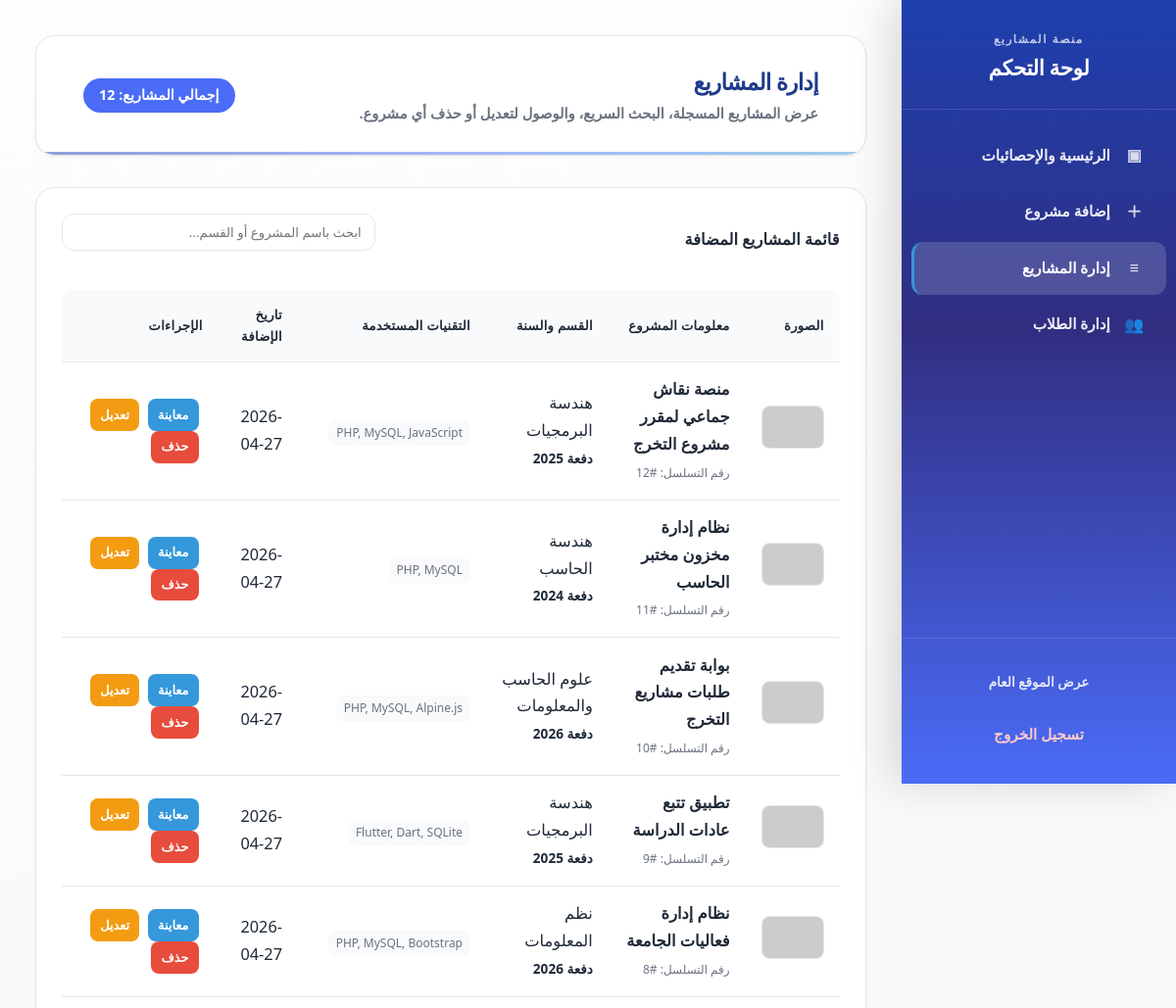
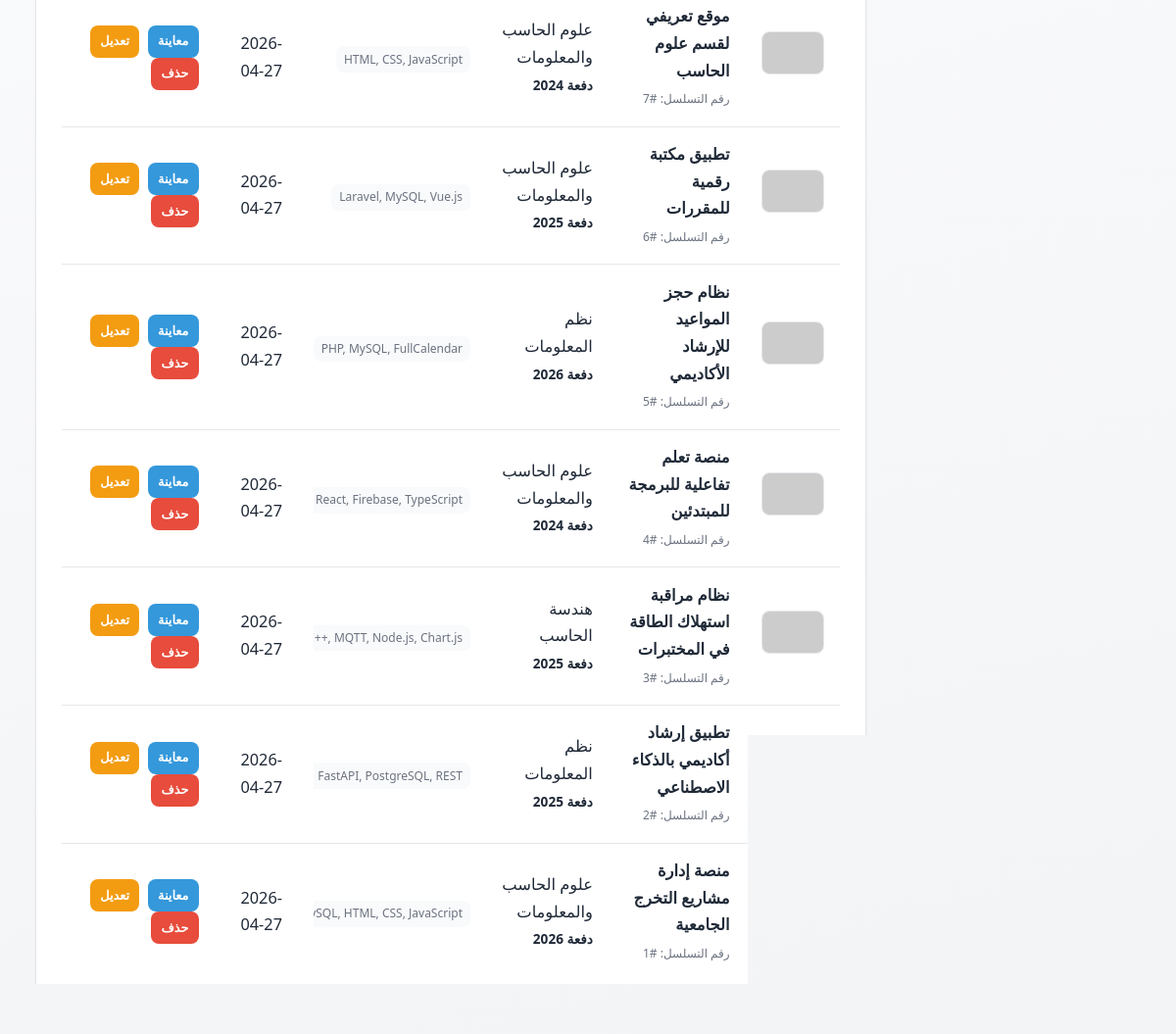
Page /manage_projects.php (signed in) on the committed database (2 pictures, top to bottom).
### tables this page shows
CREATE TABLE `projects` (
  `id` int(11) NOT NULL,
  `title` varchar(255) NOT NULL,
  `description` text NOT NULL,
  `department` varchar(100) NOT NULL,
  `grad_year` int(11) NOT NULL,
  `tech_stack` varchar(255) NOT NULL,
  `owner_linkedin` varchar(512) DEFAULT NULL,
  `project_poster` varchar(255) DEFAULT NULL,
  `project_poster_pdf` varchar(255) DEFAULT NULL,
  `image_url` varchar(255) DEFAULT 'default.jpg',
  `pdf_file` varchar(255) DEFAULT NULL,
  `created_at` timestamp NOT NULL DEFAULT current_timestamp()
);

### db_connect.php (called while the page is built, shortened)
<?php
function style_css_href(): string
{
    $path = __DIR__ . '/style.css';
    $v = is_readable($path) ? (string) filemtime($path) : '1';
    $cache = 'style.css?v=' . rawurlencode($v);
    return $cache;
}
function project_image_src(?string $image_url, string $fallback = 'https://via.placeholder.com/400x200?text=No+image'): string
{
    $u = trim((string) $image_url);
    if (preg_match('#^https?://#i', $u)) {
        return $u;
    }
    return 'uploads/' . $u;
}

### manage_projects.php (the view, shortened to what this page needs)
<?php
include 'db_connect.php';
$total_projects = $conn->query("SELECT COUNT(*) as count FROM projects")->fetch_assoc()['count'];
?>
<!DOCTYPE html>
<html lang="ar" dir="rtl">
<head>
    <link rel="stylesheet" href="<?php echo htmlspecialchars(style_css_href(), ENT_QUOTES, 'UTF-8'); ?>">
</head>
<body class="admin-body">
    <div class="admin-layout">
        <?php include 'admin_side_bar.php' ?>
        <main class="admin-content">
            <header class="admin-topbar">
                <div class="admin-topbar__titles">
                    <h3>إدارة المشاريع</h3>
                    <p class="admin-topbar__subtitle">عرض المشاريع المسجلة، البحث السريع، والوصول لتعديل أو حذف أي مشروع.</p>
                </div>
                <div class="admin-topbar__aside">
                    <span class="table-pill">إجمالي المشاريع: <?php echo (int) $total_projects; ?></span>
                </div>
            </header>
            <div class="table-container">
                <div class="table-controls">
                    <h4>قائمة المشاريع المضافة</h4>
                    <input type="text" id="searchProject" class="search-bar" placeholder="ابحث باسم المشروع أو القسم..." onkeyup="filterTable()">
                </div>
                <table class="admin-table" id="projectsTable">
                    <thead>
                        <tr>
                            <th>الصورة</th>
                            <th>معلومات المشروع</th>
                            <th>القسم والسنة</th>
                            <th>التقنيات المستخدمة</th>
                            <th>تاريخ الإضافة</th>
                            <th class="admin-th-actions">الإجراءات</th>
                        </tr>
                    </thead>
                    <tbody>
                        <?php
                        $sql = "SELECT * FROM projects ORDER BY id DESC";
                        $result = $conn->query($sql);
                        if ($result->num_rows > 0) {
                            while($row = $result->fetch_assoc()) {
                                $pic = project_image_src($row['image_url'] ?? null, 'https://via.placeholder.com/60x40?text=-');
                                $date = date('Y-m-d', strtotime($row['created_at'] ?? 'now'));
                                echo "<tr>";
                                echo "<td><img src='" . $pic . "' class='project-thumb' alt='صورة'></td>";
                                echo "<td>
                                        <strong>" . htmlspecialchars($row['title']) . "</strong><br>
                                        <span class='table-meta'>رقم التسلسل: #" . $row['id'] . "</span>
                                      </td>";
                                echo "<td>
                                        " . htmlspecialchars($row['department']) . "<br>
                                        <span class='table-meta-strong'> دفعة " . $row['grad_year'] . "</span>
                                      </td>";
                                echo "<td><div class='tech-ellipsis' title='" . htmlspecialchars($row['tech_stack']) . "'>
                                        <span class='tech-stack-small'>" . htmlspecialchars($row['tech_stack']) . "</span>
                                      </div></td>";
                                echo "<td>" . $date . "</td>";
                                echo "<td>
                                        <a href='project_details.php?id=" . $row['id'] . "' target='_blank' class='action-btn btn-sm view-btn' title='معاينة'>معاينة</a>
                                        <a href='edit_project.php?id=" . $row['id'] . "' class='action-btn btn-sm edit-btn' title='تعديل'>تعديل</a>
                                        <a href='delete_project.php?id=" . $row['id'] . "' class='action-btn btn-sm delete-btn' onclick='return confirm(\"هل أنت متأكد من الحذف؟\")' title='حذف'>حذف</a>
                                      </td>";
                                echo "</tr>";
                            }
                        } else {
                            echo "<tr><td colspan='6' class='table-empty'>لا توجد مشاريع مضافة حتى الآن.</td></tr>";
                        }
                        ?>
                    </tbody>
                </table>
            </div>
        </main>
    </div>
</body>
</html>

### admin_side_bar.php (shortened to what this page needs)
<aside class="sidebar-menu" id="adminSidebar">
    <div class="sidebar-header">
        <p class="sidebar-kicker">منصة المشاريع</p>
        <h2>لوحة التحكم</h2>
    </div>
    <nav class="sidebar-nav" aria-label="القائمة الرئيسية">
        <ul class="sidebar-links">
            <li>
                <a href="admin.php" class="sidebar-link<?php echo basename($_SERVER['PHP_SELF']) === 'admin.php' ? ' is-active' : ''; ?>">
                    <span class="sidebar-link__ico" aria-hidden="true">▣</span>
                    <span>الرئيسية والإحصائيات</span>
                </a>
            </li>
            <li>
                <a href="add_project.php" class="sidebar-link<?php echo basename($_SERVER['PHP_SELF']) === 'add_project.php' ? ' is-active' : ''; ?>">
                    <span class="sidebar-link__ico" aria-hidden="true">＋</span>
                    <span>إضافة مشروع</span>
                </a>
            </li>
            <li>
                <a href="manage_projects.php" class="sidebar-link<?php echo basename($_SERVER['PHP_SELF']) === 'manage_projects.php' ? ' is-active' : ''; ?>">
                    <span class="sidebar-link__ico" aria-hidden="true">≡</span>
                    <span>إدارة المشاريع</span>
                </a>
            </li>
            <li>
                <a href="manage_students.php" class="sidebar-link<?php echo basename($_SERVER['PHP_SELF']) === 'manage_students.php' ? ' is-active' : ''; ?>">
                    <span class="sidebar-link__ico" aria-hidden="true">👥</span>
                    <span>إدارة الطلاب</span>
                </a>
            </li>
        </ul>
    </nav>
    <div class="sidebar-footer">
        <a href="index.php" class="sidebar-footer__link">عرض الموقع العام</a>
        <a href="logout_user.php" class="sidebar-link sidebar-link--logout nav-link-logout">تسجيل الخروج</a>
    </div>
</aside>

### rows in the picture
projects: title "منصة نقاش جماعي لمقرر مشروع التخرج", id "12", department "هندسة البرمجيات", grad_year "2025", tech_stack "PHP, MySQL, JavaScript", created_at "2026-04-27"
projects: title "نظام إدارة مخزون مختبر الحاسب", id "11", department "هندسة الحاسب", grad_year "2024", tech_stack "PHP, MySQL", created_at "2026-04-27"
projects: title "بوابة تقديم طلبات مشاريع التخرج", id "10", department "علوم الحاسب والمعلومات", grad_year "2026", tech_stack "PHP, MySQL, Alpine.js", created_at "2026-04-27"
projects: title "تطبيق تتبع عادات الدراسة", id "9", department "هندسة البرمجيات", grad_year "2025", tech_stack "Flutter, Dart, SQLite", created_at "2026-04-27"
projects: title "نظام إدارة فعاليات الجامعة", id "8", department "نظم المعلومات", grad_year "2026", tech_stack "PHP, MySQL, Bootstrap", created_at "2026-04-27"
projects: title "موقع تعريفي لقسم علوم الحاسب", id "7", department "علوم الحاسب والمعلومات", grad_year "2024", tech_stack "HTML, CSS, JavaScript", created_at "2026-04-27"
projects: title "تطبيق مكتبة رقمية للمقررات", id "6", department "علوم الحاسب والمعلومات", grad_year "2025", tech_stack "Laravel, MySQL, Vue.js", created_at "2026-04-27"
projects: title "نظام حجز المواعيد للإرشاد الأكاديمي", id "5", department "نظم المعلومات", grad_year "2026", tech_stack "PHP, MySQL, FullCalenda…", created_at "2026-04-27"
projects: title "منصة تعلم تفاعلية للبرمجة للمبتدئين", id "4", department "علوم الحاسب والمعلومات", grad_year "2024", tech_stack "React, Firebase, TypeScri…", created_at "2026-04-27"
projects: title "نظام مراقبة استهلاك الطاقة في المختبرات", id "3", department "هندسة الحاسب", grad_year "2025", tech_stack "C++, MQTT, Node.js, Chart.j…", created_at "2026-04-27"
projects: title "تطبيق إرشاد أكاديمي بالذكاء الاصطناعي", id "2", department "نظم المعلومات", grad_year "2025", tech_stack "Python, FastAPI, PostgreSQL, RES…", created_at "2026-04-27"
projects: title "منصة إدارة مشاريع التخرج الجامعية", id "1", department "علوم الحاسب والمعلومات", grad_year "2026", tech_stack "PHP, MySQL, HTML, CSS, JavaScri…", created_at "2026-04-27"

### other values in the picture
$total_projects "12"
